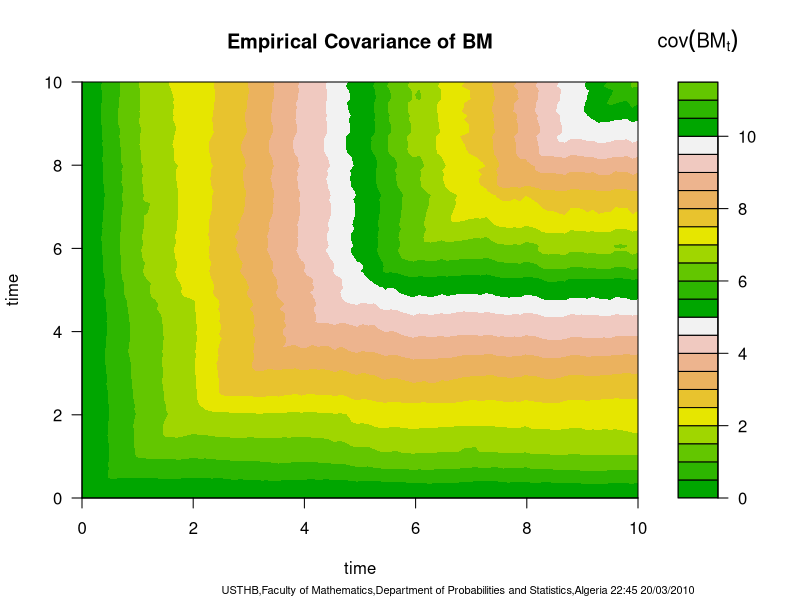

This figure's R source:
## 22:45 20/03/2010
## Guidoum Arsalane(PG-PS/USTHB)
## Calculate empirical covariance of the Brownian Motion (cov(t,s)= C*min(t,s))
## N Size of process
## M Numbers of the trajectories simulated
## T final time
## C Constant (if C=1 ==> Standard Brownian Motion)

 
N = 100
M = 300
T = 10
C = 1
temps = seq(0,T,length=N)
delta.temps = T/N
TB = matrix(rnorm((N-1)*M,sd=sqrt(C*delta.temps)),nrow=M)
B = matrix(NA,ncol=N,nrow=M)
for (i in 1:M){B[i,] = c(0,cumsum(TB[i,]))}
B.cov = cov(B) 
filled.contour(temps, temps,B.cov, col = terrain.colors(10),plot.title = 
               title(main = "Empirical Covariance of BM",xlab = "time",
               ylab = "time"),key.title =title(main=bquote(cov(BM[t]))))
mtext(paste("USTHB,Faculty of Mathematics,Department of Probabilities and Statistics,Algeria 22:45 20/03/2010"),
      side = 1, line = 4, adj = 0.6, cex = .66)
